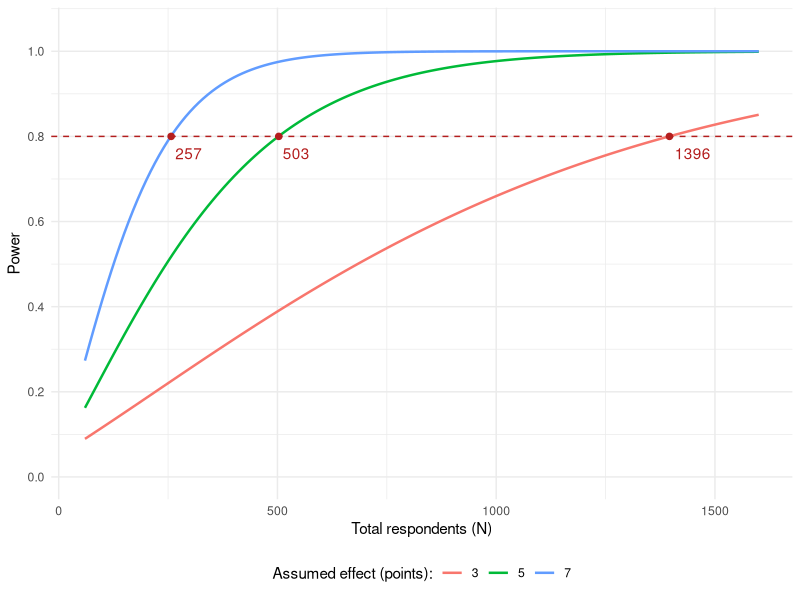
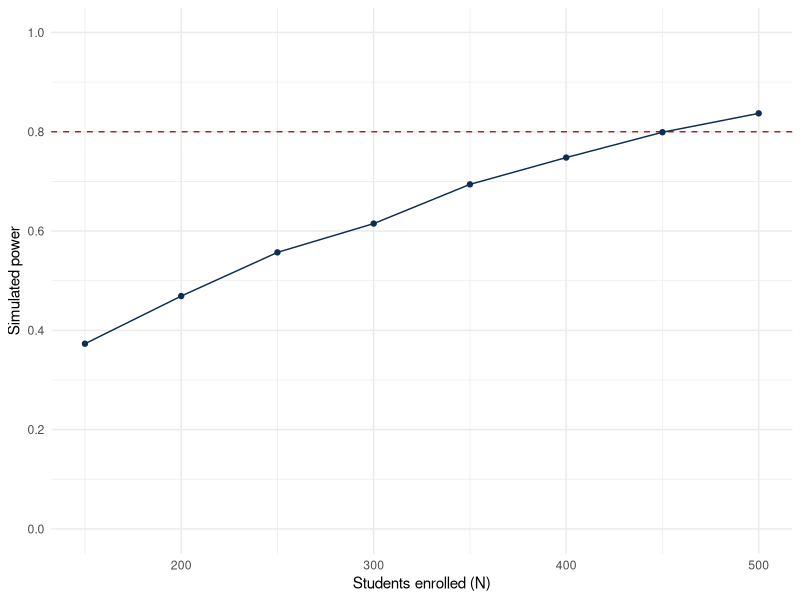

R code for these plots, in order:
# =============================================================================
# Statistical Power --- workshop code (R)
# Yale Library | StatLab
#
# The code from presentation/R/statistical-power-combined-t.qmd, in slide order,
# including the solutions to the group activities and the appendix.
# Runnable top to bottom:  Rscript scripts/power_analysis_combined.R
# =============================================================================

library(ggplot2)


# -----------------------------------------------------------------------------
# The Formula, in Code
#
#   power = Phi( |mu_t - mu_c| * sqrt(N) / (2 * sigma)  -  Phi^-1(1 - alpha/2) )
#
#   Phi = pnorm        Phi^-1 = qnorm
# -----------------------------------------------------------------------------

power_calc <- function(mu_t, mu_c, sigma, N, alpha = 0.05) {
  z <- abs(mu_t - mu_c) * sqrt(N) / (2 * sigma)
  cv <- qnorm(1 - alpha / 2)
  pnorm(z - cv) + pnorm(-z - cv) # both rejection tails
}

# The running example: 164 respondents, a 7-point effect, sigma = 20
power_calc(mu_t = 57, mu_c = 50, sigma = 20, N = 164)

# Your Turn 1: the tutoring study, 400 students, 3-point effect, sigma = 10
power_calc(mu_t = 75, mu_c = 72, sigma = 10, N = 400)


# -----------------------------------------------------------------------------
# The Smallest Effect This Study Can Detect
# -----------------------------------------------------------------------------

mde_calc <- function(sigma, N, alpha = 0.05, power = 0.80) {
  (qnorm(1 - alpha / 2) + qnorm(power)) * 2 * sigma / sqrt(N)
}

mde_calc(sigma = 20, N = c(164, 257, 400, 800, 1396))

# Solved for N instead
n_required <- function(delta, sigma, alpha = 0.05, power = 0.80) {
  ceiling(4 * sigma^2 * (qnorm(1 - alpha / 2) + qnorm(power))^2 / delta^2)
}

n_required(delta = c(3, 5, 7), sigma = 20)


# -----------------------------------------------------------------------------
# Power Across a Range of N
# -----------------------------------------------------------------------------

grid <- expand.grid(N = seq(60, 1600, by = 10), delta = c(3, 5, 7))

grid$power <- power_calc(
  mu_t = 50 + grid$delta,
  mu_c = 50,
  sigma = 20,
  N = grid$N
)

head(grid, 3)


# -----------------------------------------------------------------------------
# How Many Respondents Do We Need?
# -----------------------------------------------------------------------------

grid$delta <- factor(grid$delta, levels = c(3, 5, 7))
nstar <- data.frame(
  delta = factor(c(3, 5, 7), levels = c(3, 5, 7)),
  N = n_required(delta = c(3, 5, 7), sigma = 20),
  power = 0.80
)

ggplot(grid, aes(N, power, colour = delta)) +
  geom_hline(yintercept = 0.80, linetype = "dashed", colour = "#B41E1E") +
  geom_line(linewidth = 0.85) +
  geom_point(data = nstar, size = 1.9, colour = "#B41E1E") +
  geom_text(
    data = nstar,
    aes(label = N),
    vjust = 1.9,
    hjust = -0.15,
    colour = "#B41E1E",
    show.legend = FALSE
  ) +
  scale_y_continuous(limits = c(0, 1.05), breaks = seq(0, 1, 0.2)) +
  labs(
    x = "Total respondents (N)",
    y = "Power",
    colour = "Assumed effect (points):"
  ) +
  theme_minimal() +
  theme(legend.position = "bottom")


# -----------------------------------------------------------------------------
# Your Turn 2 (groups): A Sleep Workshop on a Budget --- one solution
# -----------------------------------------------------------------------------

grid <- expand.grid(N = seq(50, 1500, by = 10), delta = c(10, 15, 25))
grid$power <- power_calc(400 + grid$delta, 400, sigma = 60, N = grid$N)

# smallest N with 80% power, for effects of 10, 15, and 25 minutes
sapply(c(10, 15, 25), \(d) min(grid$N[grid$delta == d & grid$power >= 0.8]))

mde_calc(sigma = 60, N = 12000 / 40) # what the budget can detect


# -----------------------------------------------------------------------------
# Monte Carlo Simulation: Simulating the Spins
# -----------------------------------------------------------------------------

set.seed(2026)
spins <- matrix(runif(3 * 100000) < 18 / 38, ncol = 3) # each row is 3 spins
mean(rowSums(spins) == 3) # proportion of rows where all three are red
(18 / 38)^3 # the exact answer


# -----------------------------------------------------------------------------
# The Simulation Recipe
# -----------------------------------------------------------------------------

simulate_power <- function(n_sims, generate, analyze, success) {
  hits <- replicate(n_sims, success(analyze(generate())))
  mean(hits) # proportion of successful runs = power
}


# -----------------------------------------------------------------------------
# Generating Data for the Tutoring Study
# -----------------------------------------------------------------------------

gen_basic <- function(n = 350, effect = 3, sd = 10) {
  treat <- rep(0:1, each = n / 2) # half control, half tutored
  post <- 72 + effect * treat + rnorm(n, mean = 0, sd = sd)
  data.frame(treat, post)
}

head(gen_basic(), 3)


# -----------------------------------------------------------------------------
# Analyzing It and Defining Success
# -----------------------------------------------------------------------------

analyze_lm <- function(dat) {
  fit <- lm(post ~ treat, data = dat) # same as an equal-variance t-test
  summary(fit)$coefficients["treat", ] # estimate, SE, t, p for treat
}

success_sig <- function(est) {
  est[["Pr(>|t|)"]] < 0.05 # did we reject the null?
}

analyze_lm(gen_basic())


# -----------------------------------------------------------------------------
# Does the Simulation Agree with the Formula?
# -----------------------------------------------------------------------------

set.seed(2026)
simulate_power(
  n_sims = 2000,
  generate = gen_basic,
  analyze = analyze_lm,
  success = success_sig
)
power_calc(mu_t = 75, mu_c = 72, sigma = 10, N = 350) # the formula

sqrt(0.80 * (1 - 0.80) / 2000) # Monte Carlo standard error at power 0.80


# -----------------------------------------------------------------------------
# Adding a Pre-Test
# -----------------------------------------------------------------------------

gen_pretest <- function(n = 350, effect = 3, sd = 10, rho = 0.6) {
  treat <- rep(0:1, each = n / 2)
  pre <- rnorm(n, mean = 70, sd = sd)
  post <- 72 +
    rho * (pre - 70) +
    effect * treat +
    rnorm(n, mean = 0, sd = sd * sqrt(1 - rho^2))
  data.frame(treat, pre, post)
}

analyze_ancova <- function(dat) {
  summary(lm(post ~ treat + pre, data = dat))$coefficients["treat", ]
}

set.seed(2026)
simulate_power(2000, gen_pretest, analyze_lm, success_sig) # no pre-test
simulate_power(2000, gen_pretest, analyze_ancova, success_sig) # pre-test


# -----------------------------------------------------------------------------
# Your Turn 3 (groups): The Tutoring Study with Dropout --- solutions
# -----------------------------------------------------------------------------

gen_dropout <- function(n = 350, effect = 3, sd = 10, rho = 0.6) {
  dat <- gen_pretest(n, effect, sd, rho)
  p_drop <- plogis(-2.2 + 0.7 * (dat$treat == 0) - 0.12 * (dat$post - 72))
  dat[runif(n) > p_drop, ] # we only observe the students who stayed
}

nrow(gen_dropout()) # out of the 350 we enrolled

# Power and bias
set.seed(2026)
simulate_power(2000, gen_dropout, analyze_ancova, success_sig)
estimates <- replicate(2000, analyze_ancova(gen_dropout())[["Estimate"]])
mean(estimates) # the true effect is 3

# Other definitions of success
success_close <- function(est) abs(est[["Estimate"]] - 3) < 1.5

set.seed(2026)
simulate_power(2000, gen_pretest, analyze_ancova, success_close) # no dropout
simulate_power(2000, gen_dropout, analyze_ancova, success_close) # dropout

# How many students?
set.seed(2026)
ns <- seq(150, 500, by = 50)
powers <- sapply(ns, \(n) {
  simulate_power(
    1000,
    generate = \() gen_dropout(n = n),
    analyze = analyze_ancova,
    success = success_sig
  )
})

ggplot(data.frame(N = ns, power = powers), aes(N, power)) +
  geom_hline(yintercept = 0.80, linetype = "dashed", colour = "#B41E1E") +
  geom_line(colour = "#0B2E52") +
  geom_point(colour = "#0B2E52") +
  scale_y_continuous(limits = c(0, 1), breaks = seq(0, 1, 0.2)) +
  labs(x = "Students enrolled (N)", y = "Simulated power") +
  theme_minimal()


# -----------------------------------------------------------------------------
# Appendix: Power for an Interaction
# -----------------------------------------------------------------------------

set.seed(11)
p <- replicate(2000, {
  z <- sample(rep(0:1, each = 82))
  g <- rep(0:1, 82)
  y <- rnorm(164, 50 + 4 * z + 6 * z * g + 2 * g, 20)
  c(
    ate = coef(summary(lm(y ~ z)))["z", 4],
    int = coef(summary(lm(y ~ z * g)))["z:g", 4]
  )
})
rowMeans(p < 0.05) # N = 164


# -----------------------------------------------------------------------------
# Appendix: What If x Is a Confounder?
# -----------------------------------------------------------------------------

set.seed(3)
sim_obs <- function(adjust, N = 164) {
  out <- replicate(2000, {
    x <- rnorm(N)
    z <- rbinom(N, 1, plogis(1.2 * x)) # z DEPENDS on x
    y <- 50 + 7 * z + 12 * x + rnorm(N, 0, 16) # truth is still 7
    fit <- if (adjust) lm(y ~ z + x) else lm(y ~ z)
    c(coef(fit)["z"], coef(summary(fit))["z", 4])
  })
  c(estimate = mean(out[1, ]), rejection = mean(out[2, ] < 0.05))
}
rbind(`y ~ z` = sim_obs(FALSE), `y ~ z + x` = sim_obs(TRUE))


# -----------------------------------------------------------------------------
# Appendix: When You Randomize Groups, Not People
# -----------------------------------------------------------------------------

deff <- 1 + (25 - 1) * 0.15 # groups of 25, intra-cluster correlation 0.15
ceiling(n_required(delta = 7, sigma = 20) * deff)


# -----------------------------------------------------------------------------
# Appendix: Clustering in Simulation
# -----------------------------------------------------------------------------

set.seed(7)
sim_clus <- function(tau, k = 12, m = 25) {
  rowMeans(
    replicate(1500, {
      zc <- sample(rep(0:1, each = k / 2)) # assign GROUPS, not people
      u <- rnorm(k, 0, 20 * sqrt(0.15)) # group-level shock
      y <- rnorm(k * m, rep(50 + tau * zc + u, each = m), 20 * sqrt(0.85))
      c(
        as_individuals = t.test(y ~ rep(zc, each = m))$p.value,
        as_groups = t.test(tapply(y, rep(1:k, each = m), mean) ~ zc)$p.value
      )
    }) <
      0.05
  )
}
rbind(`no effect` = sim_clus(0), `7-point effect` = sim_clus(7))
